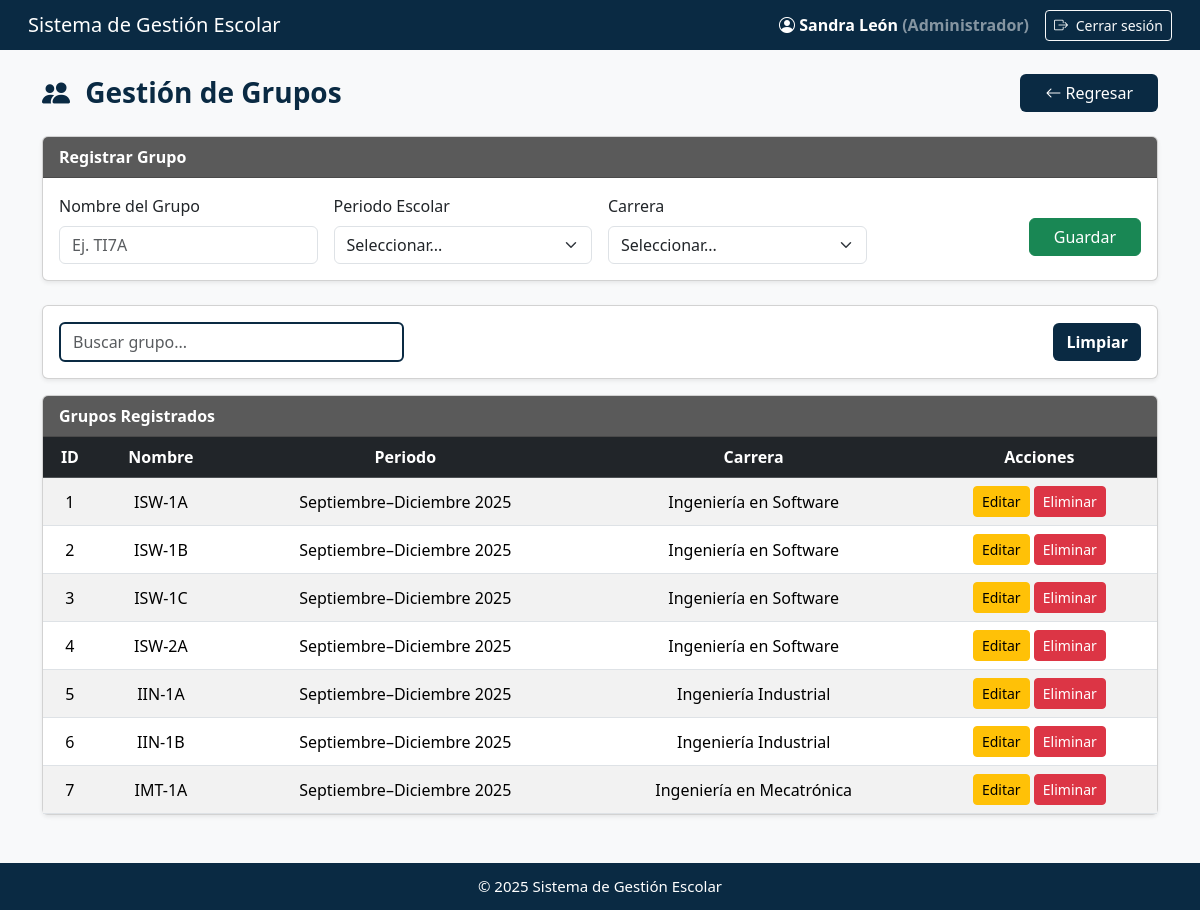
Screenshot of /app/views/gruposView.php (signed in) with the database file from the repository.
### tables this page shows
CREATE TABLE `grupos` (
  `idGrupo` int(11) NOT NULL AUTO_INCREMENT,
  `nombreGrupo` varchar(50) NOT NULL,
  `idCarrera` int(11) NOT NULL,
  `idPeriodo` int(11) NOT NULL,
  PRIMARY KEY (`idGrupo`),
  KEY `idCarrera` (`idCarrera`),
  KEY `idPeriodo` (`idPeriodo`),
  CONSTRAINT `grupos_ibfk_1` FOREIGN KEY (`idCarrera`) REFERENCES `carreras` (`idCarrera`) ON DELETE CASCADE ON UPDATE CASCADE,
  CONSTRAINT `grupos_ibfk_2` FOREIGN KEY (`idPeriodo`) REFERENCES `periodosescolares` (`idPeriodo`) ON DELETE CASCADE ON UPDATE CASCADE
);

CREATE TABLE `periodosescolares` (
  `idPeriodo` int(11) NOT NULL AUTO_INCREMENT,
  `nombrePeriodo` varchar(50) NOT NULL,
  `fechaInicio` date NOT NULL,
  `fechaFin` date NOT NULL,
  PRIMARY KEY (`idPeriodo`)
);

CREATE TABLE `carreras` (
  `idCarrera` int(11) NOT NULL AUTO_INCREMENT,
  `nombreCarrera` varchar(100) NOT NULL,
  `claveCarrera` varchar(20) NOT NULL,
  `descripcion` text DEFAULT NULL,
  PRIMARY KEY (`idCarrera`),
  UNIQUE KEY `nombreCarrera` (`nombreCarrera`),
  UNIQUE KEY `claveCarrera` (`claveCarrera`)
);

### app/models/grupoModel.php (called while the page is built, shortened)
<?php
    class GrupoModel {
        private $connection;
        public function __construct($connection) {
            $this->connection = $connection;
        }
        public function obtenerGrupos() {
            $query = "SELECT g.idGrupo, g.nombreGrupo, p.nombrePeriodo, c.nombreCarrera
                    FROM grupos g
                    LEFT JOIN periodosEscolares p ON g.idPeriodo = p.idPeriodo
                    LEFT JOIN carreras c ON g.idCarrera = c.idCarrera
                    ORDER BY g.idGrupo ASC";
            return $this->connection->query($query);
        }
    }

### app/views/gruposView.php (the view, shortened to what this page needs)
<?php
  $nombreUsuario = $_SESSION['usuario']['nombre'];
  $rolUsuario = $_SESSION['usuario']['rol'];
  require_once __DIR__ . '/../../config/db_connection.php';
  require_once __DIR__ . '/../../app/models/grupoModel.php';
  $model = new GrupoModel($connection);
  $grupos = $model->obtenerGrupos();
  $modo = isset($_GET['edit']) ? 'editar' : 'insertar';
  $grupoEditar = ($modo === 'editar') ? $model->obtenerPorId(intval($_GET['edit'])) : null;
?>
<!DOCTYPE html>
<html lang="es">
<head>
  <link href="https://cdn.jsdelivr.net/npm/bootstrap@5.3.3/dist/css/bootstrap.min.css" rel="stylesheet">
  <link rel="stylesheet" href="https://cdn.jsdelivr.net/npm/bootstrap-icons@1.11.3/font/bootstrap-icons.css">
</head>
<body>
  <nav class="navbar navbar-expand-lg navbar-dark px-3">
    <div class="container-fluid d-flex justify-content-between align-items-center">
      <span class="navbar-brand h5 mb-0 text-white">Sistema de Gestión Escolar</span>
      <div class="d-flex align-items-center">
        <div class="text-white fw-semibold me-3">
          <i class="bi bi-person-circle"></i> <?= htmlspecialchars($nombreUsuario) ?>
          <span class="text-white-50">(<?= htmlspecialchars($rolUsuario) ?>)</span>
        </div>
        <a href="<?= BASE_URL ?>index.php?action=logout" class="btn btn-outline-light btn-sm">
          <i class="bi bi-box-arrow-right me-1"></i> Cerrar sesión
        </a>
      </div>
    </div>
  </nav>
  <div class="container mt-4 mb-5">
    <div class="d-flex justify-content-between align-items-center mb-4">
      <h3 class="titulo-pagina m-0">
          <i class="bi bi-people-fill me-2"></i> Gestión de Grupos
      </h3>
      <a href="<?= BASE_URL ?>index.php?action=dashboard"
        class="btn btn-regresar px-4">
          <i class="bi bi-arrow-left"></i> Regresar
      </a>
  </div>
    <div class="card mb-4 shadow-sm">
      <div class="card-header fw-semibold"><?= $modo == 'editar' ? 'Editar Grupo' : 'Registrar Grupo' ?></div>
      <div class="card-body">
        <form method="POST" action="../controllers/grupoController.php" class="row g-3">
          <div class="col-md-3">
            <label class="form-label">Nombre del Grupo</label>
            <input type="text" name="nombreGrupo" class="form-control"
                  placeholder="Ej. TI7A"
                  value="<?= htmlspecialchars($grupoEditar['nombreGrupo'] ?? '') ?>" required>
          </div>
          <div class="col-md-3">
            <label class="form-label">Periodo Escolar</label>
            <select name="idPeriodo" class="form-select" required>
              <option value="">Seleccionar...</option>
            </select>
          </div>
          <div class="col-md-3">
            <label class="form-label">Carrera</label>
            <select name="idCarrera" class="form-select" required>
              <option value="">Seleccionar...</option>
            </select>
          </div>
          <div class="col-md-3 text-end">
            <?php if ($modo == 'editar'): ?>
              <button type="submit" name="actualizar" class="btn btn-warning mt-4 px-4">Actualizar</button>
              <a href="gruposView.php" class="btn btn-secondary mt-4 px-4">Cancelar</a>
            <?php else: ?>
              <button type="submit" name="insertar" class="btn btn-success mt-4 px-4">Guardar</button>
            <?php endif; ?>
          </div>
        </form>
      </div>
    </div>
    <div class="card mb-3 shadow-sm">
      <div class="card-body">
        <div class="row align-items-center">
          <div class="col-md-4">
            <input
              type="text"
              id="buscadorGrupos"
              class="form-control"
              placeholder="Buscar grupo..."
              style="border: 2px solid #0A2A43;"
            >
          </div>
          <div class="col-md-8 d-flex justify-content-end">
            <a
              href="gruposView.php"
              class="btn"
              style="background: #0A2A43; color: white; font-weight: 600;"
            >
              Limpiar
            </a>
          </div>
        </div>
      </div>
    </div>
    <div class="card shadow-sm">
      <div class="card-header fw-semibold">Grupos Registrados</div>
      <div class="card-body p-0">
        <table class="table table-striped mb-0 text-center align-middle">
          <thead class="table-dark">
            <tr>
              <th>ID</th>
              <th>Nombre</th>
              <th>Periodo</th>
              <th>Carrera</th>
              <th>Acciones</th>
            </tr>
          </thead>
          <tbody>
          <?php while ($g = $grupos->fetch_assoc()): ?>
            <tr>
              <td><?= $g['idGrupo'] ?></td>
              <td><?= htmlspecialchars($g['nombreGrupo']) ?></td>
              <td><?= htmlspecialchars($g['nombrePeriodo'] ?? '—') ?></td>
              <td><?= htmlspecialchars($g['nombreCarrera'] ?? '—') ?></td>
              <td>
                <a href="gruposView.php?edit=<?= $g['idGrupo'] ?>" class="btn btn-warning btn-sm">Editar</a>
                <a href="../controllers/grupoController.php?delete=<?= $g['idGrupo'] ?>"
                  class="btn btn-danger btn-sm"
                  onclick="return confirm('¿Seguro que deseas eliminar el grupo <?= htmlspecialchars($g['nombreGrupo']) ?>?');">
                  Eliminar
                </a>
              </td>
            </tr>
          <?php endwhile; ?>
          </tbody>
        </table>
      </div>
    </div>
  </div>
  <footer>
    © 2025 Sistema de Gestión Escolar
  </footer>
</body>
</html>

### app/views/gruposView.php (style rules this page uses)
body { background-color: #f8f9fa; min-height: 100vh; display: flex; flex-direction: column; }
.navbar, footer { background-color: #0A2A43 !important; }
footer { color: white; padding: 12px 0; margin-top: auto; text-align: center; font-size: 15px; font-weight: 500; }
.card-header { background-color: #5a5a5a; color: white; }
.titulo-pagina { color: #0A2A43; font-weight: 700; }
.btn-regresar { background: #0A2A43; color: #fff; font-weight: 500; border-radius: 6px; }

### rows the page displays
grupos: idGrupo "1", nombreGrupo "ISW-1A", idPeriodo.nombrePeriodo "Septiembre–Diciembre 2025", idCarrera.nombreCarrera "Ingeniería en Software"
grupos: idGrupo "2", nombreGrupo "ISW-1B", idPeriodo.nombrePeriodo "Septiembre–Diciembre 2025", idCarrera.nombreCarrera "Ingeniería en Software"
grupos: idGrupo "3", nombreGrupo "ISW-1C", idPeriodo.nombrePeriodo "Septiembre–Diciembre 2025", idCarrera.nombreCarrera "Ingeniería en Software"
grupos: idGrupo "4", nombreGrupo "ISW-2A", idPeriodo.nombrePeriodo "Septiembre–Diciembre 2025", idCarrera.nombreCarrera "Ingeniería en Software"
grupos: idGrupo "5", nombreGrupo "IIN-1A", idPeriodo.nombrePeriodo "Septiembre–Diciembre 2025", idCarrera.nombreCarrera "Ingeniería Industrial"
grupos: idGrupo "6", nombreGrupo "IIN-1B", idPeriodo.nombrePeriodo "Septiembre–Diciembre 2025", idCarrera.nombreCarrera "Ingeniería Industrial"
grupos: idGrupo "7", nombreGrupo "IMT-1A", idPeriodo.nombrePeriodo "Septiembre–Diciembre 2025", idCarrera.nombreCarrera "Ingeniería en Mecatrónica"

### other values shown
$nombreUsuario "Sandra León"
$rolUsuario "Administrador"
